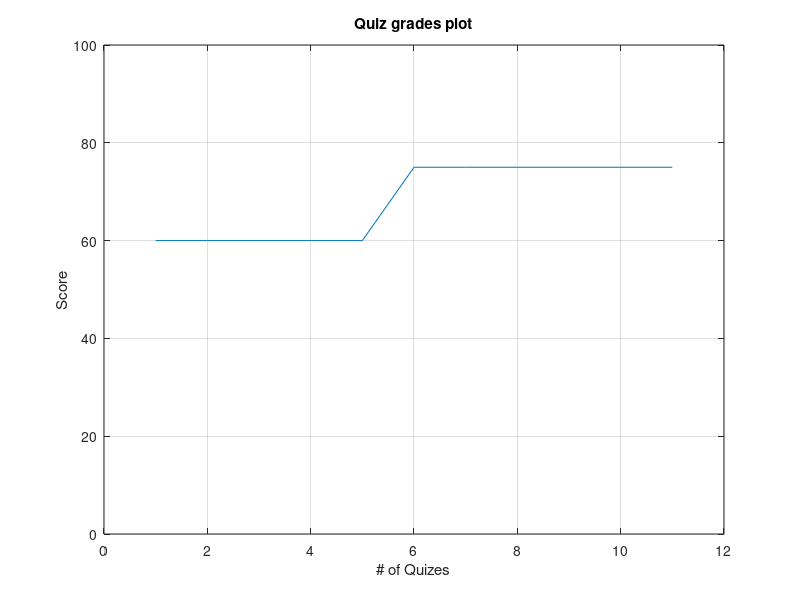

MATLAB code for this plot:
% Carlos Gonzalez
% ENGR120
% 3/8/2019

% clear workspace variables and console window
clc;
clear;

% This student calculator utilizes all the concepts on the grading rubrik.
% ... From comments, example outputs, functions, loops, if-else
% conditionals, input from user, and output to screen, input checking and
% matlab plots.

prompt = 'Hi, what''s your name? ';
test_name = input(prompt, 's');

% error handling to check if the user input a name or an empty string!
if(test_name == "")
    % pops up warning dialog box indicting empty string/name!
    warndlg('Cmon, we know you have a name!!!','ERROR');
else
    msgbox(sprintf('Hi %s!!!!',test_name));
end

% Prompts user for input and stores variables into answer cell array
prompt = {'Enter your homeworks grades (seperated by spaces):','Enter your quiz grades (seperated by spaces):','Enter your exam grades (seperated by spaces):','Enter final project grade:'};
dlgtitle = 'ENGR120 Grade Calculator';
dims = [1 70]; % the size of input text field
definput = {'55 55 55','60 60 60 60 60 75 75 75 75 75 75','75 75 75 99 99 99','100'}; % sample default inputs
answer = inputdlg(prompt,dlgtitle,dims,definput);

% shows what the cell array looks like after user has input responses into corresponding text fields (i.e.
% quiz, exam, final project, and homework grades
answer

name = '';

% intializing variables
hw_tot = 0;
hw_num = 0;
quiz_tot = 0;
quiz_num = 0;
exam_tot = 0;
exam_num = 0;

% Iterate thru cell array and extract into variables/vector to be looped-thru and
% arithmetic performed upon vector
for i = 1:length(answer)
    if(i == 1)
        hw_vect = str2num(answer{i})
        hw_num = length(hw_vect)
            % iterate thru quiz vector
            for k = 1:length(hw_vect)
            hw_tot = hw_tot + hw_vect(k);
            end
    elseif(i == 2)
        quiz_vect = str2num(answer{i})
        quiz_num = length(quiz_vect)
            % iterate thru quiz vector
            for k = 1:length(quiz_vect)
            quiz_tot = quiz_tot + quiz_vect(k);
            end
    elseif(i == 3)
        exam_vect = str2num(answer{i}); %converts string to int
        exam_num = length(exam_vect)
            % iterate thru exam vector
            for k = 1:length(exam_vect)
            exam_tot = exam_tot + exam_vect(k);
            end
    else
        final_proj = str2num(answer{i}); %converts string to int
    end
end

% Checking and testing variable outputs
%name
%quiz_vect
%exam_vect
%final_proj
%quiz_tot
%quiz_num * 100
%exam_tot
%exam_num * 100

% real weights to compute final grade per course syllabus
hw_weight = 0.3;
proj_weight = 0.1;
quiz_weight= 0.1;
exam_weight = 0.5;

% compute total points for each seperate assignment (i.e. hw, quizzes,
% projects, exams...)
hw_final = (hw_tot/(100*hw_num))*hw_weight
proj_final = (final_proj/100)*proj_weight
quiz_final = (quiz_tot/(100*quiz_num))*quiz_weight
exam_final = (exam_tot/(100*exam_num))*exam_weight

% compute total weighted final grade in decimal
tot_weight_grade = hw_final +proj_final + quiz_final + exam_final

% conver total weighted final grade to percent
perc_tot_weight_grade = tot_weight_grade * 100


%grade = ( (hw_tot/(100*hw_num))* (quiz_tot/(100*quiz_num))* (exam_tot/(100*exam_num)) * (final_proj/100) ) *100


%calcGrade(grade,name)

% testing plotting 
figure;
x = 1:length(quiz_vect)

plot(x, quiz_vect)
title('Quiz grades plot');
xlabel('# of Quizes')
ylabel('Score')
ylim([0 100])
grid on


% Local function to calculate final grade in class
function a = calcGrade(grade, name)
    if (grade >= 90)
    a = msgbox(sprintf('You were a top performer in this course %s with your grade of %.0f%%!',name,grade),'You got an A');
    elseif ((89 > grade) && (grade > 80))
    a = msgbox(sprintf('A bit behind the top students in the class %s with your grade of %.0f%%, but hey, a B is nothing to frown about!',name,grade),'You got a B');
    elseif ((79 > grade) && (grade > 70))
    a = msgbox(sprintf('You suck %s! You got an %.0f%%, but hey, we weren''t expecting much from you',name,grade),'You got a C');
    elseif ((69 > grade) && (grade > 60))
    a = msgbox(sprintf('Were you even paying attention in class %s? With your score of %.0f%%, we dont think so!',name,grade),'You got a D!');
    else
    a = msgbox(sprintf('Did you even show up to the lectures %s or were you sleeping? A grade of %.0f%% earns you the right to repeat the course! Have a fun summer!!!',name,grade),'You got an F');
    end
end